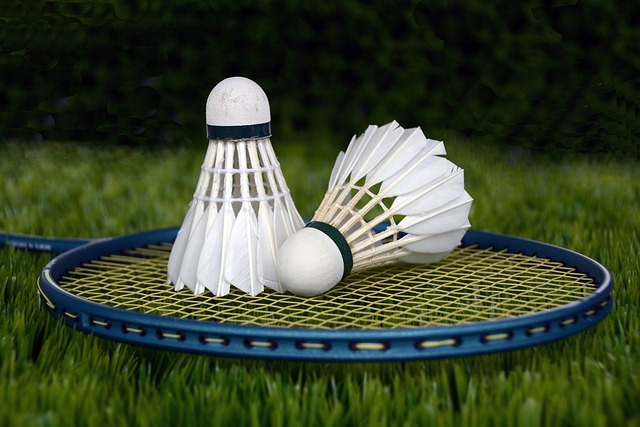
%> input picture Practical 2/2A/badminton.jpg, 640 x 427 px
$ octave P2A.m   (GNU Octave 9; MATLAB toolbox functions it lacks are replaced by stand-ins)
%> lines starting %> are read from the running program, lines starting %| are printed output that depends on the picture; in (x1, y1, x2, y2) boxes, pixels count from 0 and x2, y2 are one past the last pixel; in counts of white or black regions, pixels touching at a corner belong together; the program's own positions count from 1
%{
Practical 2-A
Write a MATLAB program for Conversion of RGB Image to Different Color Spaces and Display using Subplots.
Use the file 'badminton.jpg'
%}

clc;
clear;
close all;

rgb = imread("badminton.jpg");
%> rgb is the input picture: size 427x640x3 uint8; mean R, G, B 60.3, 71.8, 47.1
gray = rgb2gray(rgb);
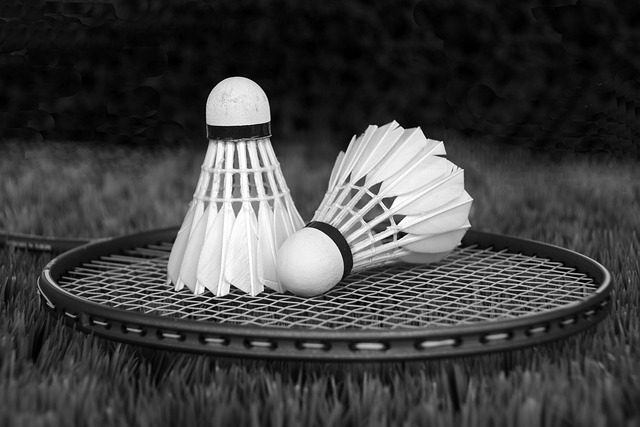
%> gray: size 427x640 uint8; min 0, max 255, mean 65.5
BlackAndWhite = imbinarize(gray);
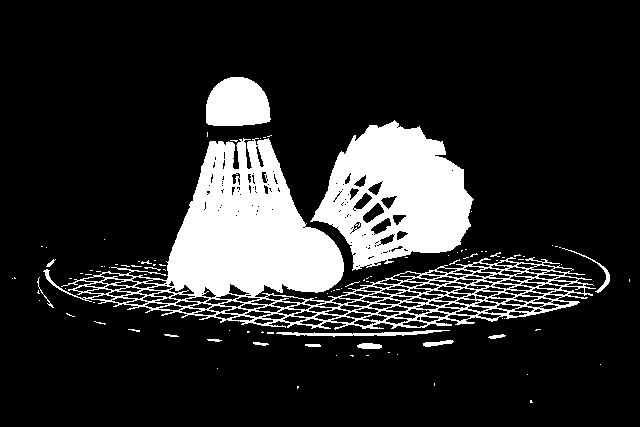
%> BlackAndWhite: size 427x640 logical; 16.6% white; 104 white regions (87 under 20 px), largest, box (x1, y1, x2, y2) and area: (43, 138, 596, 330) 26613, (310, 120, 474, 271) 14580, (206, 77, 271, 126) 2623
CyanMagentaYellow = 1 - im2double(rgb);
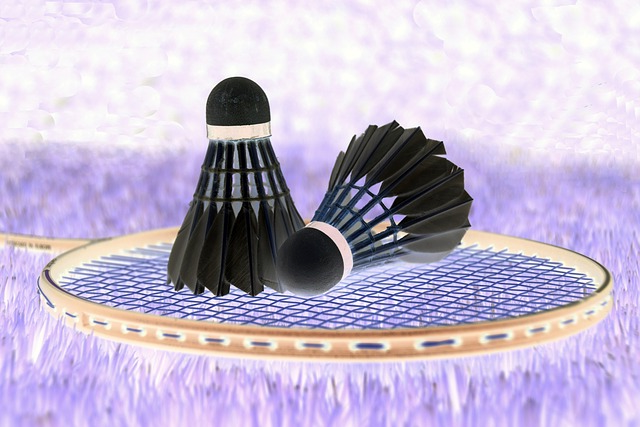
%> CyanMagentaYellow: size 427x640x3 double; mean R, G, B 0.763, 0.719, 0.815

figure;

subplot(2,2,1);
imshow(rgb)
title("Original");

subplot(2,2,2);
imshow(gray);
title("Gray scale");

subplot(2,2,3);
imshow(BlackAndWhite);
title("Black and White")

subplot(2,2,4);
imshow(CyanMagentaYellow);
title("Cyan Magenta Yellow");
